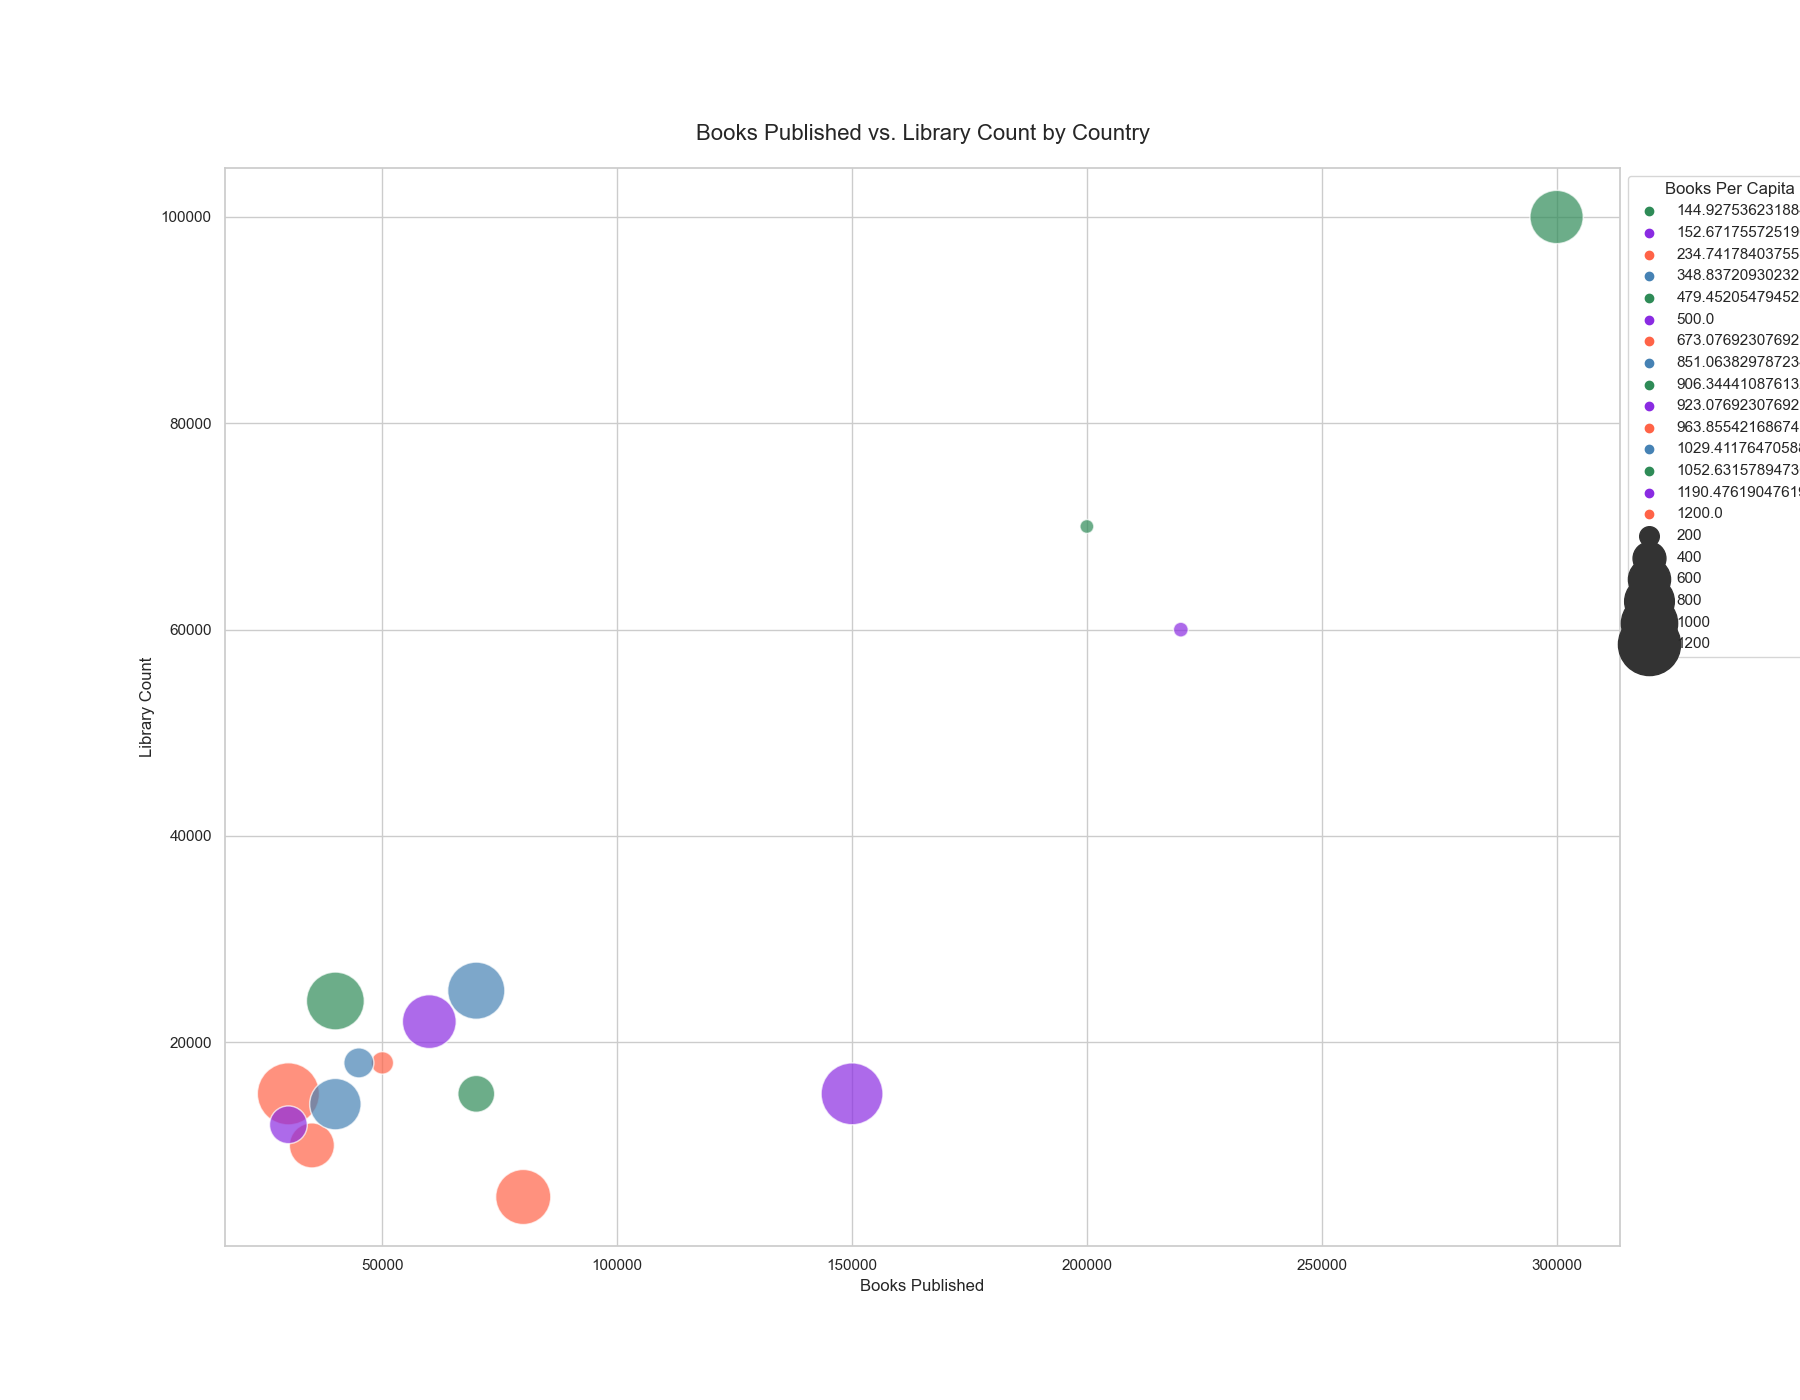

Write Python code to recreate this figure.

import seaborn as sns
import matplotlib.pyplot as plt
import pandas as pd

data = pd.DataFrame({
    'Country': ['United States', 'China', 'Japan', 'Germany', 'India',
                'United Kingdom', 'France', 'Brazil', 'Canada', 'Russia',
                'Australia', 'South Korea', 'Italy', 'Mexico', 'Spain'],
    'Book_Published': [300000, 220000, 150000, 80000, 200000, 70000, 60000, 50000, 40000, 70000, 30000, 35000, 30000, 45000, 40000],
    'Library_Count': [100000, 60000, 15000, 5000, 70000, 25000, 22000, 18000, 24000, 15000, 15000, 10000, 12000, 18000, 14000],
    'Population_Millions': [331, 1441, 126, 83, 1380, 68, 65, 213, 38, 146, 25, 52, 60, 129, 47]
})

data['Books_Per_Capita'] = data['Book_Published'] / data['Population_Millions']

sns.set(style='whitegrid')

plt.figure(figsize=(18, 14))
bubble = sns.scatterplot(data=data, x='Book_Published', y='Library_Count',
                         size='Books_Per_Capita', hue='Books_Per_Capita',
                         palette=['#2E8B57', '#8A2BE2', '#FF6347', '#4682B4'],
                         legend='brief', alpha=0.7, sizes=(100, 2000))

plt.xlabel('Books Published')
plt.ylabel('Library Count')
plt.title('Books Published vs. Library Count by Country', fontsize=16, pad=20)

plt.legend(title='Books Per Capita', loc='upper left', bbox_to_anchor=(1, 1))
plt.show()
